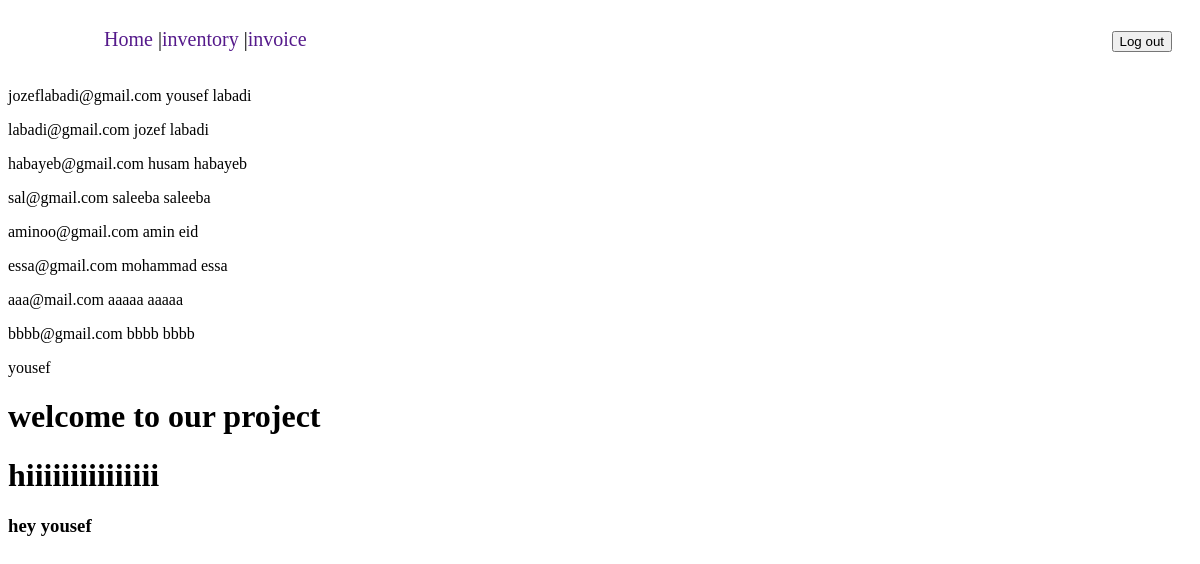
Screenshot of /home (signed in) with the database file from the repository.
### app1/models.py (models this page shows)
class User(models.Model):
    first_name = models.CharField(max_length=255)
    last_name = models.CharField(max_length=255)
    email = models.CharField(max_length=255)
    password = models.CharField(max_length=255)
    created_at = models.DateTimeField(auto_now_add=True)
    updated_at = models.DateTimeField(auto_now=True)
    objects = UserManager()

### app1/views.py (the view)
# urls.py: path('home',views.home),
def home(request):
        if 'user'not in request.session:
            return redirect('/')
        data={
        'user':User.objects.all(),
        'userid':User.objects.get(id=request.session['user']),
        }
        return render(request,'home.html',data)

### app1/templates/home.html (shortened to what this page needs)
<!DOCTYPE html>
<html lang="en">
<head>
    {% load static %}
    <link rel="stylesheet" href="{% static 'home.css' %}">
</head>
<body>
    <div class="nav-bar">
        <div class="nav-bar1" >
                <a href=""> Home </a><p>|</p><a href=""> inventory </a><p>|</p><a href=""> invoice </a>
        </div>
        <div class="nav-bar2">
            <form action="/log_out" method="post">
                <input type="submit" value="Log out">
            </form>
        </div>
    </div>
    <div>
        {%for usr in user%}
        <p>{{usr.email}} {{usr.first_name}} {{usr.last_name}} </p>
        {%endfor%}
    </div>
    <div>
        {{userid.first_name}}
    </div>
    <h1>welcome to our project</h1>
    <h1>hiiiiiiiiiiiiiii</h1>
    <h3>hey yousef</h3>
</body>
</html>

### app1/static/home.css (style rules this page uses)
.nav-bar { display: flex; justify-content: end; }
.nav-bar1 { display: flex; align-items: center; margin-right: 800px; font-size: 20px; }
.nav-bar1 a { margin-right: 5px; text-decoration: none; }
.nav-bar2 { display: flex; align-items: center; margin-right: 20px; font-size: 20px; }

### rows the page displays
User: email "jozeflabadi@gmail.com", first_name "yousef", last_name "labadi"
User: email "labadi@gmail.com", first_name "jozef", last_name "labadi"
User: email "habayeb@gmail.com", first_name "husam", last_name "habayeb"
User: email "sal@gmail.com", first_name "saleeba", last_name "saleeba"
User: email "aminoo@gmail.com", first_name "amin", last_name "eid"
User: email "essa@gmail.com", first_name "mohammad", last_name "essa"
User: email "aaa@mail.com", first_name "aaaaa", last_name "aaaaa"
User: email "bbbb@gmail.com", first_name "bbbb", last_name "bbbb"
